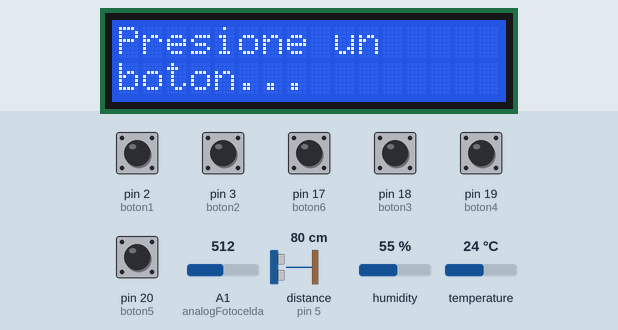
The sketch below on a simulated Arduino Mega 2560, built with avr-gcc and run on an emulated ATmega2560. Shown: 16×2 character LCD. The test bench sets the inputs (shaded band); at power-on: pin 2 (boton1), pin 3 (boton2), pin 17 (boton6), pin 18 (boton3), pin 19 (boton4), pin 20 (boton5) HIGH, A1 (analogFotocelda) = 512, distance to the obstacle (sensor on pin 5) 80 cm, humidity 55 %, temperature 24 °C. The echo pulse lasts 58.3 µs per cm; EEPROM starts erased; what the sketch prints to the serial monitor is not drawn.

Above: at 4.2 s.
4.3 s: pin 2 (boton1) pulled LOW for 0.15 s
At 4.7 s:
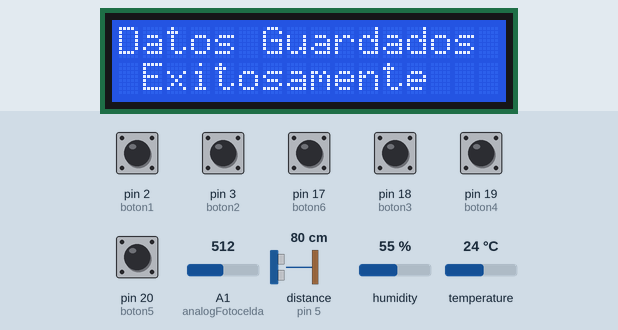
7.4 s: pin 3 (boton2) pulled LOW for 0.15 s
At 8.6 s:
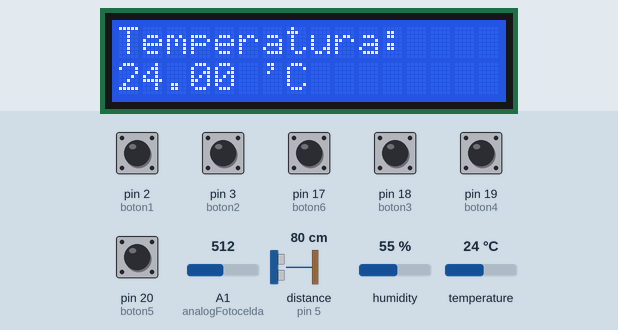
19.5 s: pin 17 (boton6) pulled LOW for 1 s
At 20.6 s:
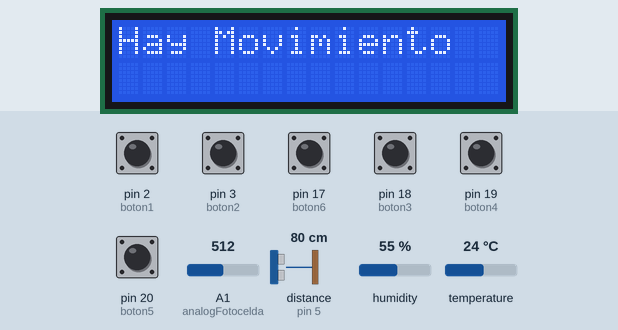
22.0 s: pin 18 (boton3) pulled LOW for 0.15 s
At 24.8 s:
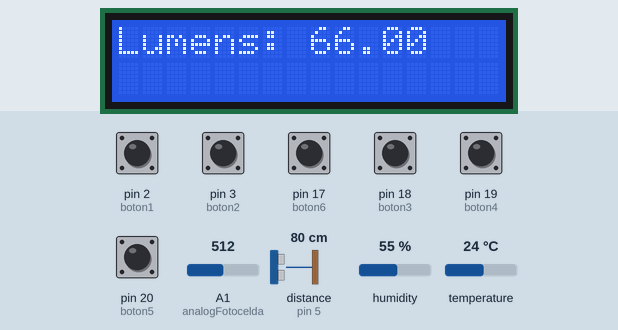
25.1 s: pin 3 (boton2) pulled LOW for 1 s
At 28.9 s:
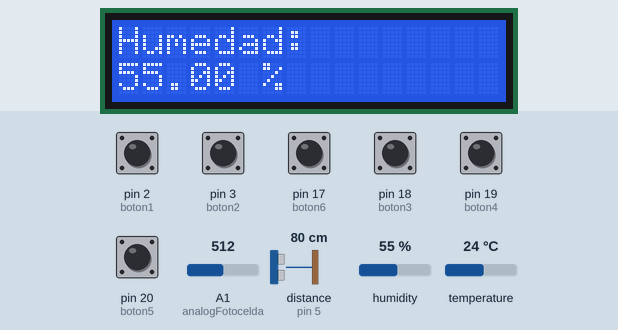
Timing chart, 0 to 30.1 s (numbered marks = the images above; inputs shaded):
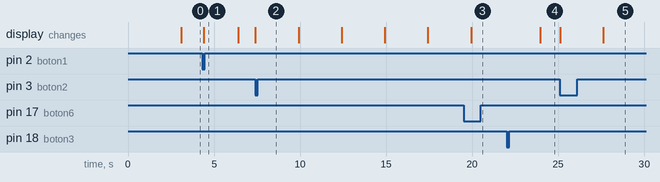

Measured:
- after the input at 4.3 s, the display: changes after 0.10 s (image 1)
- after the input at 7.4 s, the display: changes at once (image 2)
- after the input at 19.5 s, the display: first differs from a run without the input after 0.44 s (image 3)
- after the input at 22.0 s, the display: first differs from a run without the input after 2.0 s (image 4)
- after the input at 25.1 s, the display: first changes at once (image 5 shows a later state)

The sketch:

main.ino
```cpp
#include <LiquidCrystal.h>
#include <EEPROM.h>
#include <DHT.h>

LiquidCrystal lcd(46, 47, 48, 49, 50, 51);
#define Echo 5
#define Trigger 6

#define analogMq135 A0

#define analogFotocelda A1

#define DHT_TYPE DHT11
#define DHT_PIN 7

#define EEPROM_START_TEMPERATURA 0
#define EEPROM_START_HUMEDAD 10
#define EEPROM_START_LUZ 20
#define EEPROM_START_CO2 30
#define EEPROM_START_PROXIMIDAD 40

enum Estado {
  NINGUNO,
  FOTOCELDA,
  MOSTRARINFO
};

Estado ESTADO;

DHT dht(DHT_PIN, DHT_TYPE);

const int boton1 = 2;
const int boton2 = 3;
const int boton3 = 18;
const int boton4 = 19;

const int boton5 = 20;
const int boton6 = 17;

// Definimos la sensibilidad de la fotocelda
const float sensibilidadFotocelda = 100.0;  // V/lux

// Definimos el factor de corrección
const float factorCorreccion = 1.0;

// Definimos el área sensible a la luz de la fotocelda
const float areaFotocelda = 1.0;  // cm^2

bool puedeLeerFotocelda = true;
long unsigned tiempoFotocelda = 0;
int tiempoEsperaFotocelda = 4000;

const long A = 1000;  //Resistencia en oscuridad en KΩ
const int B = 15;     //Resistencia a la luz (10 Lux) en KΩ
const int Rc = 10;    //Resistencia calibracion en KΩ

void setup() {
  // put your setup code here, to run once:
  Serial.begin(9600);          //iniciailzamos la comunicación
  pinMode(Trigger, OUTPUT);    //pin como salida
  pinMode(Echo, INPUT);        //pin como entrada
  digitalWrite(Trigger, LOW);  //Inicializamos el pin con 0

  pinMode(boton1, INPUT_PULLUP);  //pin como entrada
  pinMode(boton2, INPUT_PULLUP);  //pin como entrada
  pinMode(boton3, INPUT_PULLUP);  //pin como entrada
  pinMode(boton4, INPUT_PULLUP);  //pin como entrada
  pinMode(boton5, INPUT_PULLUP);  //pin como entrada
  pinMode(boton6, INPUT_PULLUP);  //pin como entrada


  attachInterrupt(digitalPinToInterrupt(boton2), fun2, FALLING);

  attachInterrupt(digitalPinToInterrupt(boton3), fun3, FALLING);

  lcd.begin(16, 2);
  lcd.clear();

  dht.begin();

  writeLine(0, "Welcome");
  writeLine(1, "Developed by G04");
  delay(3000);
  clearLine(0);
  clearLine(1);
  ESTADO = NINGUNO;
}

void loop() {
  // put your main code here, to run repeatedly:

  if (ESTADO == NINGUNO) {
    verificarBotones();
    lcd.setCursor(0, 0);
    lcd.print("Presione un");
    lcd.setCursor(0, 1);
    lcd.print("boton...");
  } else if (ESTADO == FOTOCELDA) {
    fotocelda();
  } else if (ESTADO == MOSTRARINFO){
    mostrarDatosEEPROM();
  }
}

void fotocelda() {
  if (puedeLeerFotocelda) {
    puedeLeerFotocelda = false;
    tiempoFotocelda = millis();

    float illuminance = getLumens();

    // Muestra la lectura del sensor de luz en el LCD
    lcd.clear();
    lcd.setCursor(0, 0);
    lcd.print("Lumens: ");
    lcd.print(illuminance);
  }

  if (tiempoFotocelda != 0) {
    if ((millis() - tiempoFotocelda) >= tiempoEsperaFotocelda) {
      // Si el tiempo es >= 5 segundos, cambiamos estado
      Serial.println("Cambio de estado");
      ESTADO = NINGUNO;
      puedeLeerFotocelda = true;
      lcd.clear();
      tiempoFotocelda = 0;
    }
  }
}

void verificarBotones() {
  if (digitalRead(boton4) == LOW) {
    fun4();
  }

  if (digitalRead(boton6) == LOW) {
    fun6();
  }

  if (digitalRead(boton1) == LOW) {
    fun1();
  }

  if (digitalRead(boton5) == LOW) {
    fun5();
  }
}

void fun1() {
  guardarDatos();
}

void fun2() {
  ESTADO = MOSTRARINFO;
}

void fun3() {
  ESTADO = FOTOCELDA;
}

void fun4() {
  lcd.clear();
  float ppm = getPartPerMillon();
  lcd.setCursor(0, 0);
  lcd.print("Calidad de Aire: ");
  lcd.setCursor(0, 1);
  lcd.print(ppm);
  lcd.print(" PPM");
  lcd.println("           ");
  lcd.print("  ");
  delay(4000);  //   esperamos 5 segundos para visualizar la información
  lcd.clear();
}

void fun5() {

  float humedad = dht.readHumidity();
  float temperatura = dht.readTemperature();

  if (isnan(humedad) || isnan(temperatura)) {
    Serial.println("No se reconocen datos en el sensor DHT11");
    return;
  }
  lcd.clear();
  lcd.setCursor(0, 0);
  lcd.print("Humedad: ");
  lcd.print(humedad);
  lcd.print("%");
  lcd.setCursor(0, 1);
  lcd.print("Temp: ");
  lcd.print(temperatura);
  lcd.print(" 'C");
  delay(5000);
  lcd.clear();
}

void fun6() {
  bool movimiento = getMovimiento();
  lcd.clear();
  lcd.setCursor(0, 0);
  if (movimiento) {
    lcd.print("Hay Movimiento");
  } else {
    lcd.print("    No hay ");
    lcd.setCursor(0, 1);
    lcd.print("  movimiento");
  }
  delay(4000);  //Hacemos una pausa de 100ms
  lcd.clear();
}

void writeLine(int row, String message) {
  if (row == 0 || row == 1) {
    clearLine(row);
    lcd.setCursor(0, row);

    for (size_t i = 0; i < message.length(); i++) {
      lcd.write(message.charAt(i));  // Escribir un carácter a la vez
    }
  }
}

void clearLine(int row) {
  lcd.setCursor(0, row);
  lcd.print("                 ");
}

void guardarDatos() {

  float lumens = getLumens();
  bool movimiento = getMovimiento();
  float humedad = dht.readHumidity();
  float temperatura = dht.readTemperature();
  float ppm = getPartPerMillon();

  EEPROM.put(EEPROM_START_TEMPERATURA, temperatura);  //Escribir (direccion_inicial, valor)
  EEPROM.put(EEPROM_START_HUMEDAD, humedad);
  EEPROM.put(EEPROM_START_LUZ, lumens);
  EEPROM.put(EEPROM_START_CO2, ppm);
  EEPROM.put(EEPROM_START_PROXIMIDAD, movimiento);

  lcd.clear();
  writeLine(0,"Datos Guardados");
  writeLine(1," Exitosamente");
  delay(2000);
  lcd.clear();
}

void mostrarDatosEEPROM(){

    float lumens;
    bool movimiento;
    float temperatura;
    float humedad;
    float ppm;

    EEPROM.get(EEPROM_START_TEMPERATURA, temperatura);
    EEPROM.get(EEPROM_START_LUZ, lumens);
    EEPROM.get(EEPROM_START_PROXIMIDAD, movimiento);
    EEPROM.get(EEPROM_START_HUMEDAD, humedad);
    EEPROM.get(EEPROM_START_CO2, ppm);

    lcd.clear();
    lcd.setCursor(0,0);
    lcd.print("Temperatura:");
    lcd.setCursor(0,1);
    lcd.print(temperatura);
    lcd.print(" 'C");
    delay(2500);
    lcd.clear();
    lcd.setCursor(0,0);
    lcd.print("Humedad:");
    lcd.setCursor(0,1);
    lcd.print(humedad);
    lcd.print(" %");
    delay(2500);
    lcd.clear();
    lcd.setCursor(0,0);
    lcd.print("Calidad de Aire:");
    lcd.setCursor(0,1);
    lcd.print(ppm);
    lcd.print(" PPM");
    delay(2500);
    lcd.clear();
    lcd.setCursor(0,0);
    lcd.print("Cantidad de luz:");
    lcd.setCursor(0,1);
    lcd.print(lumens);
    lcd.print(" Lumens");
    delay(2500);
    lcd.clear();
    lcd.setCursor(0,0);
    if(movimiento){
      lcd.print("Hubo Movimiento");
    }else{
      lcd.print("  No Hubo");
      lcd.setCursor(0,1);
      lcd.print("Movimiento");
    }
    delay(2500);
    lcd.clear();
    ESTADO = NINGUNO;
}

float getLumens() {
  int V = analogRead(analogFotocelda);

  return ((long)(1024 - V) * A * 10) / ((long)B * Rc * V);
}

bool getMovimiento() {
  long t;  //timepo que demora en llegar el eco
  long d;  //distancia en centimetros

  digitalWrite(Trigger, HIGH);
  delayMicroseconds(10);  //Enviamos un pulso de 10us
  digitalWrite(Trigger, LOW);

  t = pulseIn(Echo, HIGH);  //obtenemos el ancho del pulso
  d = t / 59;               //escalamos el tiempo a una distancia en cm

  Serial.print("Distancia: ");
  Serial.print(d);  //Enviamos serialmente el valor de la distancia
  Serial.print("cm");
  Serial.println();

  if(d<100){
    return true;
  }
  return false;
}

float getPartPerMillon(){
  int val = analogRead(analogMq135);


  float A = 116.6020682;
  float B = -2.769034857;

  // Resistencia en aire limpio
  float R0 = 76.63;

  // Calcula la resistencia del sensor
  float Rs = (1023.0 / val) - 1.0;

  // Calcula la concentración de CO2 en PPM
  float ppm = A * pow(Rs / R0, B);

  return ppm;
}
```
